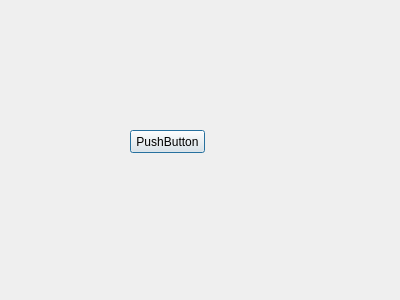
<?xml version="1.0" encoding="UTF-8"?>
<ui version="4.0">
 <class>MyDialog</class>
 <widget class="QDialog" name="MyDialog">
  <property name="geometry">
   <rect>
    <x>0</x>
    <y>0</y>
    <width>400</width>
    <height>300</height>
   </rect>
  </property>
  <property name="windowTitle">
   <string>MyDialog</string>
  </property>
  <widget class="QPushButton" name="pushButton">
   <property name="geometry">
    <rect>
     <x>130</x>
     <y>130</y>
     <width>75</width>
     <height>23</height>
    </rect>
   </property>
   <property name="text">
    <string>PushButton</string>
   </property>
  </widget>
 </widget>
 <layoutdefault spacing="6" margin="11"/>
 <resources/>
 <connections/>
</ui>
